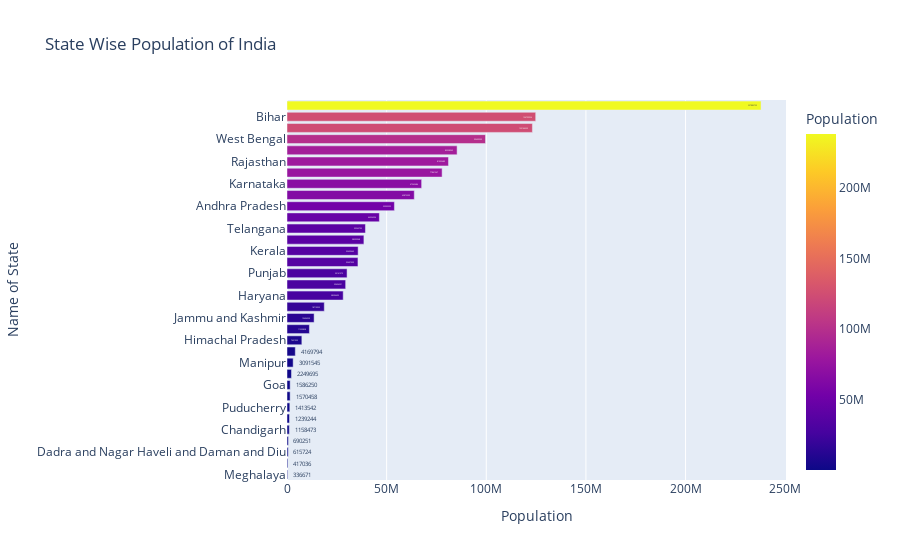
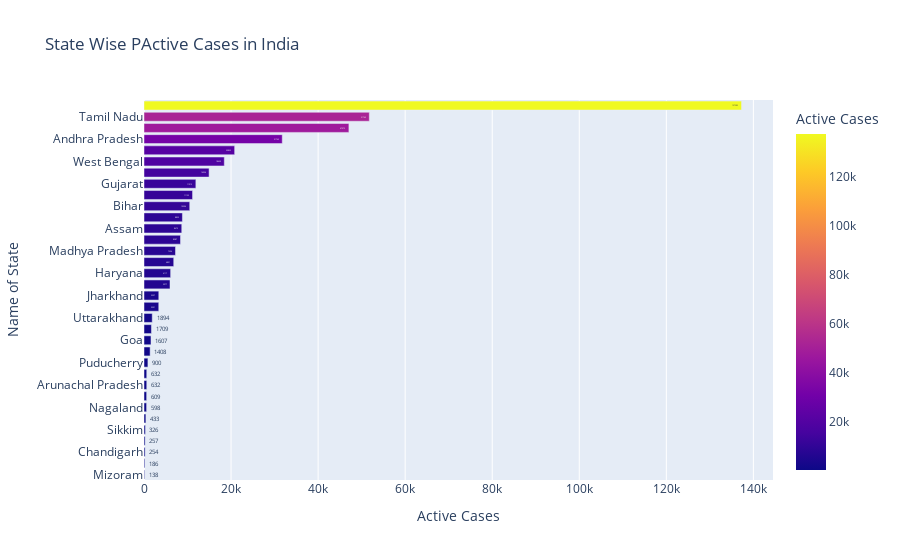
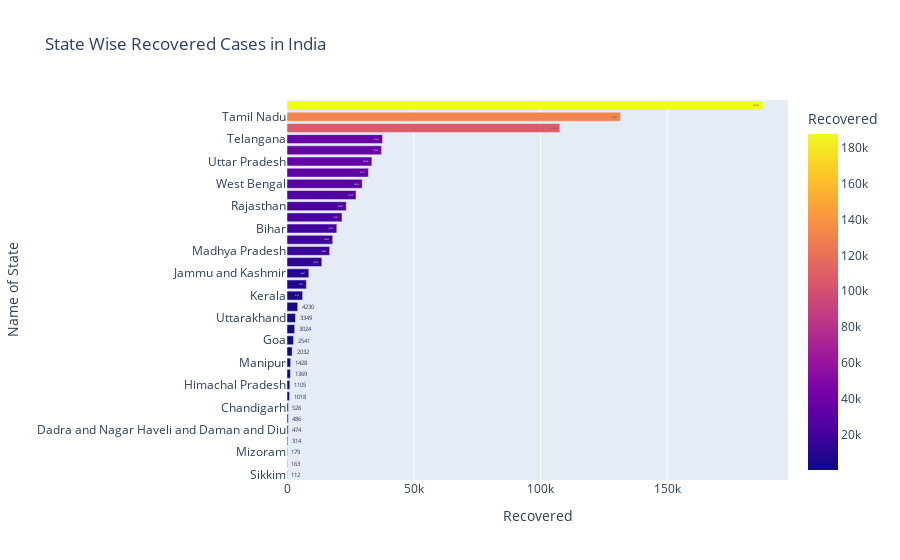
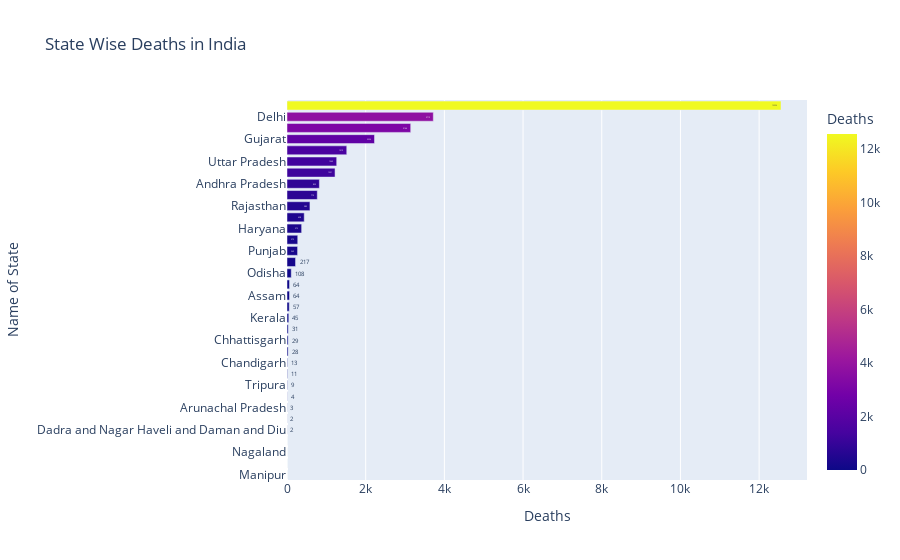

The cell these charts' notebook holds for them, in order:
### Code cell
latest = data2[data2['Name of State'] == max(data2['Name of State'])]
latest = latest.groupby('Name of State')['Population'].max().reset_index()
fig = px.bar(data2.sort_values('Population', ascending=False)[:34][::-1], 
             x='Population', y='Name of State', color="Population",
             title='State Wise Population of India', text='Population', orientation='h',height=1000)
fig.show()


latest = data2[data2['Name of State'] == max(data2['Name of State'])]
latest = latest.groupby('Name of State')['Active Cases'].max().reset_index()
fig = px.bar(data2.sort_values('Active Cases', ascending=False)[:34][::-1], 
             x='Active Cases', y='Name of State', color="Active Cases",
             title='State Wise PActive Cases in India', text='Active Cases', orientation='h',height=1000)
fig.show()

latest = data2[data2['Name of State'] == max(data2['Name of State'])]
latest = latest.groupby('Name of State')['Recovered'].max().reset_index()
fig = px.bar(data2.sort_values('Recovered', ascending=False)[:34][::-1], 
             x='Recovered', y='Name of State', color="Recovered",
             title='State Wise Recovered Cases in India', text='Recovered', orientation='h',height=1000)
fig.show()

latest = data2[data2['Name of State'] == max(data2['Name of State'])]
latest = latest.groupby('Name of State')['Deaths'].max().reset_index()
fig = px.bar(data2.sort_values('Deaths', ascending=False)[:34][::-1], 
             x='Deaths', y='Name of State', color="Deaths",
             title='State Wise Deaths in India', text='Deaths', orientation='h',height=1000)
fig.show()

latest = data2[data2['Name of State'] == max(data2['Name of State'])]
latest = latest.groupby('Name of State')['Total Confirmed cases'].max().reset_index()
fig = px.bar(data2.sort_values('Total Confirmed cases', ascending=False)[:34][::-1], 
             x='Total Confirmed cases', y='Name of State', color="Total Confirmed cases",
             title='State Wise Total Confirmed cases in India', text='Total Confirmed cases', orientation='h',height=1000)
fig.show()

latest = data2[data2['Name of State'] == max(data2['Name of State'])]
latest = latest.groupby('Name of State')['Recovered Rate'].max().reset_index()
fig = px.bar(data2.sort_values('Recovered Rate', ascending=False)[:34][::-1], 
             x='Recovered Rate', y='Name of State', color="Recovered Rate",
             title='State Wise Recovered Rate in India', text='Recovered Rate', orientation='h',height=1000)
fig.show()

latest = data2[data2['Name of State'] == max(data2['Name of State'])]
latest = latest.groupby('Name of State')['Death Rate'].max().reset_index()
fig = px.bar(data2.sort_values('Death Rate', ascending=False)[:34][::-1], 
             x='Death Rate', y='Name of State', color="Death Rate",
             title='State Wise Death Rate in India', text='Death Rate', orientation='h',height=1000)
fig.show()

### Figure 1 — Plotly figure (JSON) as saved in the notebook; plotly's stock layout.template omitted (floating-point values rounded to 4 significant figures)
{"data": [{"alignmentgroup": "True", "hovertemplate": "Population=%{marker.color}<br>Name of State=%{y}<extra></extra>", "legendgroup": "", "marker": {"color": [336671, 417036, 615724, 690251, 1158473, 1239244, 1413542, 1570458, 1586250, 2249695, 3091545, 4169794, 7451955, 11250858, 13606320, 18710922, 28204692, 29436231, 30141373, 35607039, 35699443, 38593948, 39362732, 46356334, 53903393, 63872399, 67562686, 77841267, 81032689, 85358965, 99609303, 123144223, 124799926, 237882725], "coloraxis": "coloraxis"}, "name": "", "offsetgroup": "", "orientation": "h", "showlegend": false, "text": [336671, 417036, 615724, 690251, 1158473, 1239244, 1413542, 1570458, 1586250, 2249695, 3091545, 4169794, 7451955, 11250858, 13606320, 18710922, 28204692, 29436231, 30141373, 35607039, 35699443, 38593948, 39362732, 46356334, 53903393, 63872399, 67562686, 77841267, 81032689, 85358965, 99609303, 123144223, 124799926, 237882725], "textposition": "auto", "type": "bar", "x": [336671, 417036, 615724, 690251, 1158473, 1239244, 1413542, 1570458, 1586250, 2249695, 3091545, 4169794, 7451955, 11250858, 13606320, 18710922, 28204692, 29436231, 30141373, 35607039, 35699443, 38593948, 39362732, 46356334, 53903393, 63872399, 67562686, 77841267, 81032689, 85358965, 99609303, 123144223, 124799926, 237882725], "xaxis": "x", "y": ["Meghalaya", "Andaman and Nicobar Islands", "Dadra and Nagar Haveli and Daman and Diu", "Sikkim", "Chandigarh", "Mizoram", "Puducherry", "Arunachal Pradesh", "Goa", "Nagaland", "Manipur", "Tripura", "Himachal Pradesh", "Uttarakhand", "Jammu and Kashmir", "Delhi", "Haryana", "Chhattisgarh", "Punjab", "Assam", "Kerala", "Jharkhand", "Telangana", "Odisha", "Andhra Pradesh", "Gujarat", "Karnataka", "Tamil Nadu", "Rajasthan", "Madhya Pradesh", "West Bengal", "Maharashtra", "Bihar", "Uttar Pradesh"], "yaxis": "y"}], "layout": {"barmode": "relative", "coloraxis": {"colorbar": {"title": {"text": "Population"}}, "colorscale": [[0, "#0d0887"], [0.1111, "#46039f"], [0.2222, "#7201a8"], [0.3333, "#9c179e"], [0.4444, "#bd3786"], [0.5556, "#d8576b"], [0.6667, "#ed7953"], [0.7778, "#fb9f3a"], [0.8889, "#fdca26"], [1, "#f0f921"]]}, "legend": {"tracegroupgap": 0}, "title": {"text": "State Wise Population of India"}, "xaxis": {"anchor": "y", "domain": [0, 1], "title": {"text": "Population"}, "type": "linear", "range": [0, 250400000.0], "autorange": true}, "yaxis": {"anchor": "x", "domain": [0, 1], "title": {"text": "Name of State"}, "type": "category", "range": [-0.5, 33.5], "autorange": true}, "autosize": true}}

### Figure 2 — Plotly figure (JSON) as saved in the notebook; plotly's stock layout.template omitted (floating-point values rounded to 4 significant figures)
{"data": [{"alignmentgroup": "True", "hovertemplate": "Active Cases=%{marker.color}<br>Name of State=%{y}<extra></extra>", "legendgroup": "", "marker": {"color": [138, 186, 254, 257, 326, 433, 598, 609, 632, 632, 900, 1408, 1607, 1709, 1894, 3391, 3397, 5977, 6117, 6831, 7236, 8387, 8675, 8825, 10506, 11155, 11915, 14954, 18450, 20825, 31763, 47075, 51765, 137282], "coloraxis": "coloraxis"}, "name": "", "offsetgroup": "", "orientation": "h", "showlegend": false, "text": [138, 186, 254, 257, 326, 433, 598, 609, 632, 632, 900, 1408, 1607, 1709, 1894, 3391, 3397, 5977, 6117, 6831, 7236, 8387, 8675, 8825, 10506, 11155, 11915, 14954, 18450, 20825, 31763, 47075, 51765, 137282], "textposition": "auto", "type": "bar", "x": [138, 186, 254, 257, 326, 433, 598, 609, 632, 632, 900, 1408, 1607, 1709, 1894, 3391, 3397, 5977, 6117, 6831, 7236, 8387, 8675, 8825, 10506, 11155, 11915, 14954, 18450, 20825, 31763, 47075, 51765, 137282], "xaxis": "x", "y": ["Mizoram", "Ladakh", "Chandigarh", "Dadra and Nagar Haveli and Daman and Diu", "Sikkim", "Meghalaya", "Nagaland", "Himachal Pradesh", "Arunachal Pradesh", "Manipur", "Puducherry", "Tripura", "Goa", "Chhattisgarh", "Uttarakhand", "Punjab", "Jharkhand", "Odisha", "Haryana", "Jammu and Kashmir", "Madhya Pradesh", "Rajasthan", "Assam", "Kerala", "Bihar", "Telangana", "Gujarat", "Delhi", "West Bengal", "Uttar Pradesh", "Andhra Pradesh", "Karnataka", "Tamil Nadu", "Maharashtra"], "yaxis": "y"}], "layout": {"barmode": "relative", "coloraxis": {"colorbar": {"title": {"text": "Active Cases"}}, "colorscale": [[0, "#0d0887"], [0.1111, "#46039f"], [0.2222, "#7201a8"], [0.3333, "#9c179e"], [0.4444, "#bd3786"], [0.5556, "#d8576b"], [0.6667, "#ed7953"], [0.7778, "#fb9f3a"], [0.8889, "#fdca26"], [1, "#f0f921"]]}, "legend": {"tracegroupgap": 0}, "title": {"text": "State Wise PActive Cases in India"}, "xaxis": {"anchor": "y", "domain": [0, 1], "title": {"text": "Active Cases"}, "type": "linear", "range": [0, 144500.0], "autorange": true}, "yaxis": {"anchor": "x", "domain": [0, 1], "title": {"text": "Name of State"}, "type": "category", "range": [-0.5, 33.5], "autorange": true}, "autosize": true}}

### Figure 3 — Plotly figure (JSON) as saved in the notebook; plotly's stock layout.template omitted (floating-point values rounded to 4 significant figures)
{"data": [{"alignmentgroup": "True", "hovertemplate": "Recovered=%{marker.color}<br>Name of State=%{y}<extra></extra>", "legendgroup": "", "marker": {"color": [112, 163, 179, 314, 474, 486, 526, 1018, 1105, 1369, 1428, 2032, 2541, 3024, 3349, 4230, 6162, 7641, 8607, 13750, 16836, 18033, 19646, 21697, 23364, 27239, 29650, 32127, 33500, 37260, 37666, 107650, 131583, 187769], "coloraxis": "coloraxis"}, "name": "", "offsetgroup": "", "orientation": "h", "showlegend": false, "text": [112, 163, 179, 314, 474, 486, 526, 1018, 1105, 1369, 1428, 2032, 2541, 3024, 3349, 4230, 6162, 7641, 8607, 13750, 16836, 18033, 19646, 21697, 23364, 27239, 29650, 32127, 33500, 37260, 37666, 107650, 131583, 187769], "textposition": "auto", "type": "bar", "x": [112, 163, 179, 314, 474, 486, 526, 1018, 1105, 1369, 1428, 2032, 2541, 3024, 3349, 4230, 6162, 7641, 8607, 13750, 16836, 18033, 19646, 21697, 23364, 27239, 29650, 32127, 33500, 37260, 37666, 107650, 131583, 187769], "xaxis": "x", "y": ["Sikkim", "Andaman and Nicobar Islands", "Mizoram", "Arunachal Pradesh", "Dadra and Nagar Haveli and Daman and Diu", "Nagaland", "Chandigarh", "Ladakh", "Himachal Pradesh", "Puducherry", "Manipur", "Tripura", "Goa", "Jharkhand", "Uttarakhand", "Chhattisgarh", "Kerala", "Punjab", "Jammu and Kashmir", "Odisha", "Madhya Pradesh", "Assam", "Bihar", "Haryana", "Rajasthan", "Karnataka", "West Bengal", "Andhra Pradesh", "Uttar Pradesh", "Gujarat", "Telangana", "Delhi", "Tamil Nadu", "Maharashtra"], "yaxis": "y"}], "layout": {"barmode": "relative", "coloraxis": {"colorbar": {"title": {"text": "Recovered"}}, "colorscale": [[0, "#0d0887"], [0.1111, "#46039f"], [0.2222, "#7201a8"], [0.3333, "#9c179e"], [0.4444, "#bd3786"], [0.5556, "#d8576b"], [0.6667, "#ed7953"], [0.7778, "#fb9f3a"], [0.8889, "#fdca26"], [1, "#f0f921"]]}, "legend": {"tracegroupgap": 0}, "title": {"text": "State Wise Recovered Cases in India"}, "xaxis": {"anchor": "y", "domain": [0, 1], "title": {"text": "Recovered"}, "type": "linear", "range": [0, 197700.0], "autorange": true}, "yaxis": {"anchor": "x", "domain": [0, 1], "title": {"text": "Name of State"}, "type": "category", "range": [-0.5, 33.5], "autorange": true}, "autosize": true}}

### Figure 4 — Plotly figure (JSON) as saved in the notebook; plotly's stock layout.template omitted (floating-point values rounded to 4 significant figures)
{"data": [{"alignmentgroup": "True", "hovertemplate": "Deaths=%{marker.color}<br>Name of State=%{y}<extra></extra>", "legendgroup": "", "marker": {"color": [0, 0, 0, 0, 2, 2, 3, 4, 9, 11, 13, 28, 29, 31, 45, 57, 64, 64, 108, 217, 269, 273, 372, 438, 583, 770, 823, 1221, 1263, 1519, 2224, 3144, 3719, 12556], "coloraxis": "coloraxis"}, "name": "", "offsetgroup": "", "orientation": "h", "showlegend": false, "text": [0, 0, 0, 0, 2, 2, 3, 4, 9, 11, 13, 28, 29, 31, 45, 57, 64, 64, 108, 217, 269, 273, 372, 438, 583, 770, 823, 1221, 1263, 1519, 2224, 3144, 3719, 12556], "textposition": "auto", "type": "bar", "x": [0, 0, 0, 0, 2, 2, 3, 4, 9, 11, 13, 28, 29, 31, 45, 57, 64, 64, 108, 217, 269, 273, 372, 438, 583, 770, 823, 1221, 1263, 1519, 2224, 3144, 3719, 12556], "xaxis": "x", "y": ["Manipur", "Mizoram", "Nagaland", "Sikkim", "Dadra and Nagar Haveli and Daman and Diu", "Ladakh", "Arunachal Pradesh", "Meghalaya", "Tripura", "Himachal Pradesh", "Chandigarh", "Goa", "Chhattisgarh", "Puducherry", "Kerala", "Uttarakhand", "Assam", "Jharkhand", "Odisha", "Bihar", "Punjab", "Jammu and Kashmir", "Haryana", "Telangana", "Rajasthan", "Madhya Pradesh", "Andhra Pradesh", "West Bengal", "Uttar Pradesh", "Karnataka", "Gujarat", "Tamil Nadu", "Delhi", "Maharashtra"], "yaxis": "y"}], "layout": {"barmode": "relative", "coloraxis": {"colorbar": {"title": {"text": "Deaths"}}, "colorscale": [[0, "#0d0887"], [0.1111, "#46039f"], [0.2222, "#7201a8"], [0.3333, "#9c179e"], [0.4444, "#bd3786"], [0.5556, "#d8576b"], [0.6667, "#ed7953"], [0.7778, "#fb9f3a"], [0.8889, "#fdca26"], [1, "#f0f921"]]}, "legend": {"tracegroupgap": 0}, "title": {"text": "State Wise Deaths in India"}, "xaxis": {"anchor": "y", "domain": [0, 1], "title": {"text": "Deaths"}, "type": "linear", "range": [0, 13220.0], "autorange": true}, "yaxis": {"anchor": "x", "domain": [0, 1], "title": {"text": "Name of State"}, "type": "category", "range": [-0.5, 33.5], "autorange": true}, "autosize": true}}
